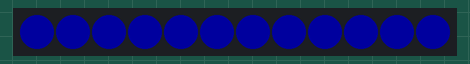
Recording of a sketch running on a simulated Arduino Uno, built with avr-gcc and run on an emulated ATmega328P. Parts: 12 RGB LEDs in strip order, left to right. Dim RGB values are drawn brighter than linear.

Above: at 1.94 s.
At 6.37 s:
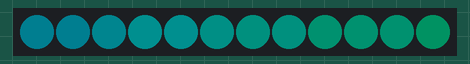
At 11.14 s:
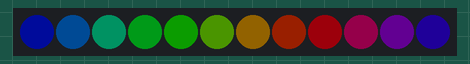
At 20.36 s:
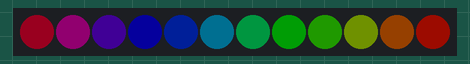
At 28.31 s:
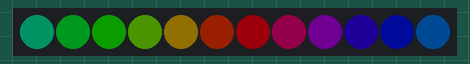
At 39.13 s:
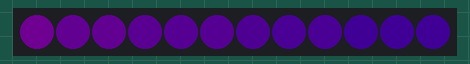

The sketch:

Pixel_Ring.ino
```cpp
#include <Adafruit_NeoPixel.h>

#define PIN 6
/* num of pixels in strip, pin num (most are valid), pixel type flags, add together as needed:
   NEO_KHZ800  800 KHz bitstream (most NeoPixel products w/WS2812 LEDs)
   NEO_KHZ400  400 KHz (classic 'v1' (not v2) FLORA pixels, WS2811 drivers)
   NEO_GRB     Pixels are wired for GRB bitstream (most NeoPixel products)
   NEO_RGB     Pixels are wired for RGB bitstream (v1 FLORA pixels, not v2) */
Adafruit_NeoPixel strip = Adafruit_NeoPixel(12, PIN, NEO_GRB + NEO_KHZ800);

void setup() {
  strip.begin();
  strip.setBrightness(30);
  strip.show();
}

void loop() {
  colorWipe(strip.Color(255,0,0),50); //red
  colorWipe(strip.Color(0,255,0),50); //green
  colorWipe(strip.Color(0,0,255),50); //blue
  rainbow(20);
  rainbowCycle(20);
}

void colorWipe(uint32_t c, uint8_t wait){
  for(int i=0; i<strip.numPixels(); i++){
    strip.setPixelColor(i, c);
    strip.show();
    delay(wait);
  }
}

void rainbow(uint8_t wait){
  uint16_t i, j;

  for(j = 0; j< 256; j++){
    for(int i=0; i<strip.numPixels(); i++){
      strip.setPixelColor(i, Wheel((i+j)&255));
    }
    strip.show();
    delay(wait);
  }
}

void rainbowCycle(uint8_t wait){
  uint16_t i, j;

  for(j = 0; j< 256*5; j++){ //5 cycles of every color on wheel
    for(int i=0; i<strip.numPixels(); i++){
      strip.setPixelColor(i, Wheel(((i*256 / strip.numPixels())+j)&255));
    }
    strip.show();
    delay(wait);
  }
}

//0-255 for color value
uint32_t Wheel(byte WheelPos){
  if(WheelPos < 85){
    return strip.Color(WheelPos * 3, 255 - WheelPos * 3,0);
  } else if(WheelPos < 170){
    WheelPos -= 85;
    return strip.Color(255 - WheelPos * 3,0,WheelPos * 3);
  } else {
    WheelPos -=170;
    return strip.Color(0, WheelPos * 3, 255 - WheelPos * 3);
  }
}
```
